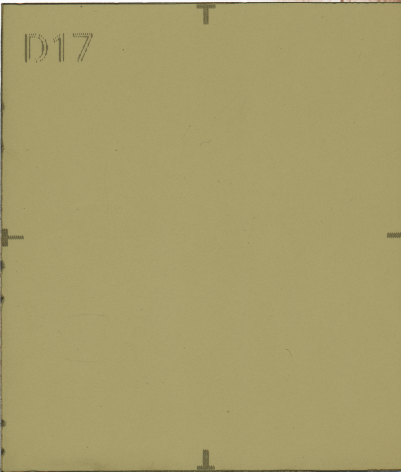
#> input picture calibration/EBT4/D017.tif, 401 x 472 px
$ jupyter execute --allow-errors CalibrationScript.ipynb
#> lines starting #> are read from the running program, lines starting #| are printed output that depends on the picture; long printed decimals are rounded
#> further down, image is the input picture: shape (472, 401, 3); mean B, G, R 107.1, 156.4, 166.2
#> `image_g = image[:,:,1]`:
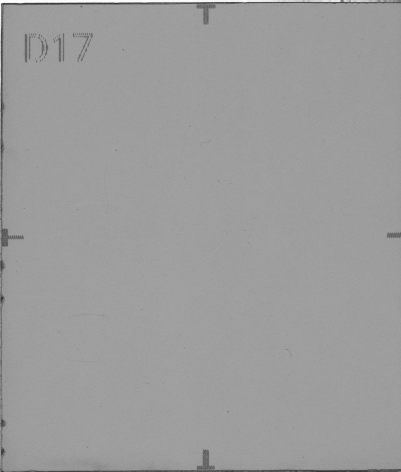
#> image_g: shape (472, 401); min 52, max 252, mean 156.4
#> `negative_image = cv2.bitwise_not(image_g)`:
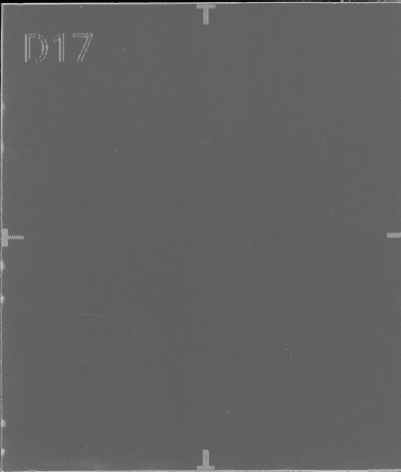
#> negative_image: shape (472, 401); min 3, max 203, mean 98.6
#> `mean_intensity = np.mean(square)`: mean_intensity = 97.04
#|  [1m Mean intensity square : [0m 97.035
#> `plt.show()`:
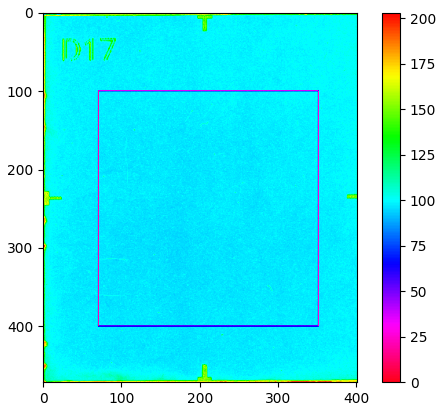
#> figure drawn by matplotlib, 2 panels
# Calibration Script

**The results of this script for different filmtypes and channels are stored in /calibration to be used in the DoseMeasurementScript**

[cell 1]
import matplotlib.pyplot as plt
from scipy.optimize import curve_fit
import numpy as np
import cv2
import os

### Film Type & Color Channel

[cell 2]
filmtype = "EBT4"  #Choose EBT3 or EBT4
channel = "G"     #Choose G or RGB

### 1. Calibration Films - Intensity extraction

[cell 3]
filenames = np.sort(os.listdir(f"calibration/{filmtype}"))

n=0

#> (the rest of this cell did not finish here and is left out)
